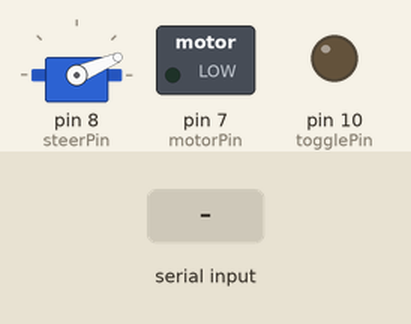
Simulated run of this sketch. Board: Arduino Uno, built with avr-gcc and run on an emulated ATmega328P. Shown: servo, switched loads named in the sketch (green lamp = pin HIGH), output pins drawn as LEDs (lit = HIGH). The inputs (shaded band) are chosen by the test bench.

Above: at 1.2 s.
1.3 s: "90,45\n" received over Serial
At 2.3 s:
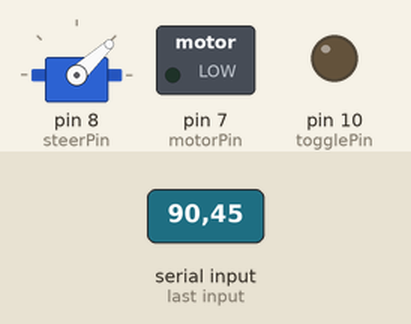
2.8 s: "30,150\n" received over Serial
At 3.5 s:
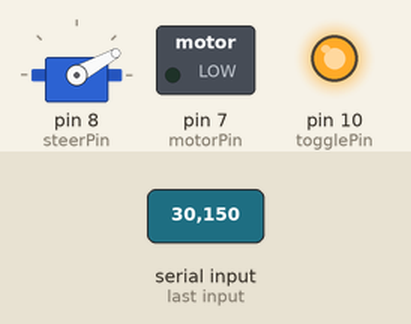
4.3 s: "90\n" received over Serial
At 5.5 s:
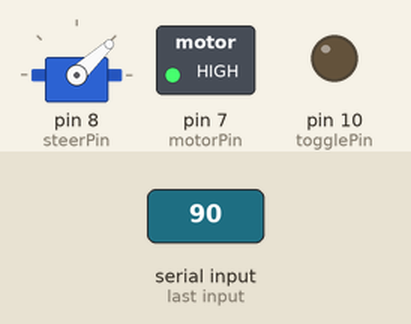
5.8 s: "200\n" received over Serial
At 6.8 s:
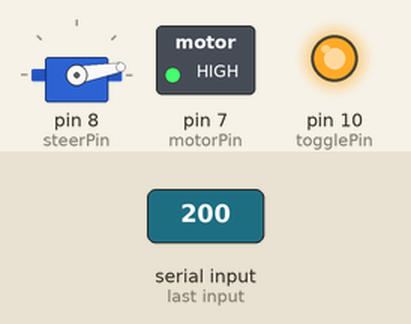
7.3 s: "1,90\n" received over Serial
At 8.0 s:
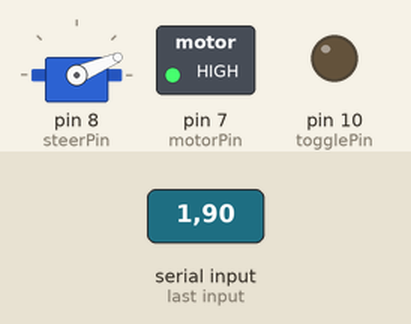
Timing chart, 0 to 9.8 s (numbered marks = the images above; inputs shaded):
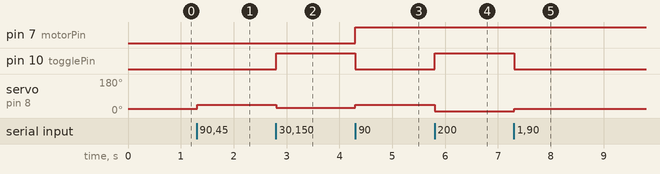

The sketch:

nano168-v2.ino
```cpp
#include <Servo.h>

Servo steering;

uint8_t  steerPin = 8;
uint8_t  motorPin = 7;
uint8_t  togglePin = 10;

int16_t  throttleVal;
int8_t  steerVal;
String modeVal;
String receivedArs[2];
String receivedString;
String receivedArr[2];

int8_t mapsteerVal;
int8_t mapthrottleVal;


void setup() {
  // put your setup code here, to run once:
  Serial.begin(9600);
  pinMode(steerPin, OUTPUT);
  pinMode(motorPin, OUTPUT);
  pinMode(togglePin, OUTPUT);
  steering.attach(steerPin);
  steering.write(23);

}

void loop() {
  // put your main code here, to run repeatedly:
      if (Serial.available() > 0)
      {
        receivedString = Serial.readStringUntil('\n');
        int com1index = receivedString.indexOf(',');
        int com2index = receivedString.indexOf(',', com1index + 1);
        receivedArr[0] = receivedString.substring(0,com1index);
        receivedArr[1] = receivedString.substring(com1index + 1, com2index);
        receivedArr[2] = receivedString.substring(com2index + 1);
        steerVal = receivedArr[2].toInt();
        throttleVal = receivedArr[1].toInt();
        modeVal = receivedArr[0];
      }
    mapsteerVal = map(steerVal,-100,100,0,46);
    mapthrottleVal = map(abs(throttleVal),0,100,0,255);
    steering.write(mapsteerVal);
    throttle(togglePin, motorPin, throttleVal, mapthrottleVal);
}
void throttle(uint8_t togglePin, uint8_t motorPin, int8_t realthrottleVal, uint8_t unrealthrottleVal)
{
  if (realthrottleVal < 0)
    {
      digitalWrite(togglePin, HIGH);
    }
  else
  {
      digitalWrite(togglePin, LOW);
  }
  analogWrite(motorPin, unrealthrottleVal);
}
```

Measured:
- after the input at 1.3 s, servo on pin 8 (steerPin): 23° → 43° at once
- after the input at 2.8 s, pin 10 (togglePin): LOW → HIGH at once; servo on pin 8 (steerPin): 43° → 29° at once
- after the input at 4.3 s, pin 7 (motorPin): LOW → HIGH at once; pin 10 (togglePin): HIGH → LOW at once; servo on pin 8 (steerPin): 29° → 43° at once
- after the input at 5.8 s, pin 10 (togglePin): LOW → HIGH at once; servo on pin 8 (steerPin): 43° → 10° at once
- after the input at 7.3 s, pin 10 (togglePin): HIGH → LOW at once; servo on pin 8 (steerPin): 10° → 23° at once
